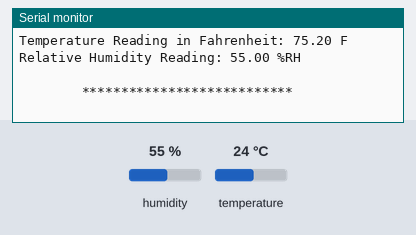
Bench run of a sketch on a simulated Arduino Uno, built with avr-gcc and run on an emulated ATmega328P. Shown: the last lines printed to the serial monitor. Wiring (inferred from the names in the program): SHT3x sensor at I2C address 0x44. The test bench sets the inputs (shaded band); at power-on: humidity 55 %, temperature 24 °C.

Above: at 1.9 s.
2.0 s: humidity set to 22 %
At 3.19 s:
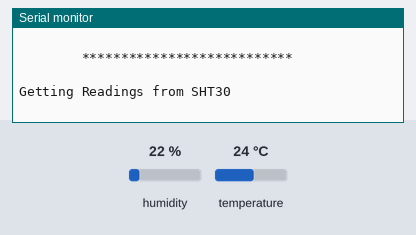
3.5 s: temperature set to 12 °C
At 3.5 s:
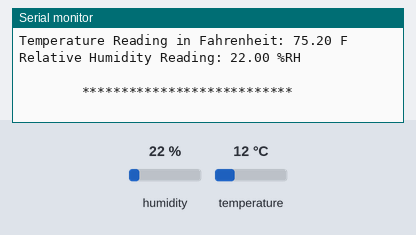
5.0 s: humidity set to 40 %
At 5.5 s:
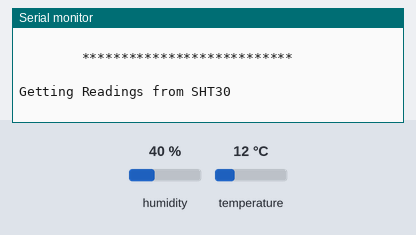
Timing chart, 0 to 8.0 s (numbered marks = the images above; inputs shaded):
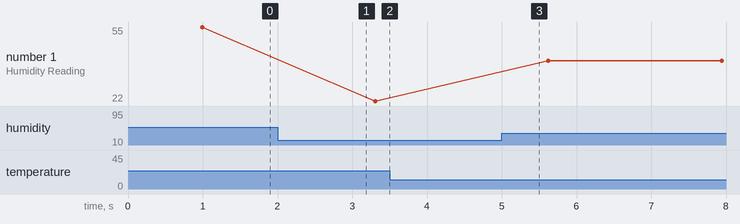

Measured:
- plotted number 1: 55 → 22 after the input at 2.0 s, 22 → 40 after the input at 5.0 s

The sketch:

SHT30Example.ino
```cpp
/**************************************************************************/
/*
        Distributed with a free-will license.
        Use it any way you want, profit or free, provided it fits in the licenses of its associated works.
        SHT30
        This code is designed to work with the SHT30_I2CS I2C Mini Module available from ControlEverything.com.
        https://www.controleverything.com/content/Temperature?sku=SHT30_I2CS#tabs-0-product_tabset-2
*/
/**************************************************************************/

#include <Wire.h>
#include <SHT30.h>

SHT30 sht = SHT30();

void setup(void)
{
    Serial.begin(9600);

    // The address can be changed making the option of connecting multiple devices
    sht.getAddr_SHT30(SHT30_DEFAULT_ADDRESS);   // 0x44
    // sht.getAddr_SHT30(SHT30_ADDRESS_HIGH);   // 0x45

    // The command to check the Heater Status can be changed via the following functions

    sht.setHeaterStatus(SHT30_CMD_HEATERENABLE);          // Heater enable command
    // sht.setHeaterStatus(SHT30_CMD_HEATERDISABLE);      // Heater disable command

    sht.begin();
    delay(500);
}

void loop(void)
{
    byte error;
    int8_t address;

    address = sht.sht_i2cAddress;
    // The i2c_scanner uses the return value of
    // the Write.endTransmisstion to see if
    // a device did acknowledge to the address.
    Wire.beginTransmission(address);
    error = Wire.endTransmission();
    if (error == 0)
    {

        float cTemp, fTemp, humidity;

        Serial.println("Getting Readings from SHT30");
        Serial.println(" ");
        // Read and print out the temperature in C and F scales
        cTemp = sht.getTemperature();
        fTemp = cTemp * 1.8 + 32;
        if (! isnan(cTemp))
        {
            // check if 'is not a number'
        }
        else
        {
            Serial.println("Failed to read the temperature");
        }

        // Read and print out the Relative Humidity in %RH scale
        humidity = sht.getHumidity();
        if (! isnan(humidity))
        {
            // check if 'is not a number'
        }
        else
        {
            Serial.println("Failed to read the relative humidity");
        }

        // Output data to screen
        Serial.print("Temperature Reading in Celsius: ");
        Serial.print(cTemp);
        Serial.println(" C");
        Serial.print("Temperature Reading in Fahrenheit: ");
        Serial.print(fTemp);
        Serial.println(" F");
        Serial.print("Relative Humidity Reading: ");
        Serial.print(humidity);
        Serial.println(" %RH");
        Serial.println(" ");
        Serial.println("        ***************************        ");
        Serial.println(" ");
    }
    else
    {
        Serial.println("SHT30 Disconnected!");
        Serial.println(" ");
        Serial.println("        ************        ");
        Serial.println(" ");
    }

    delay(2000);
}
```
